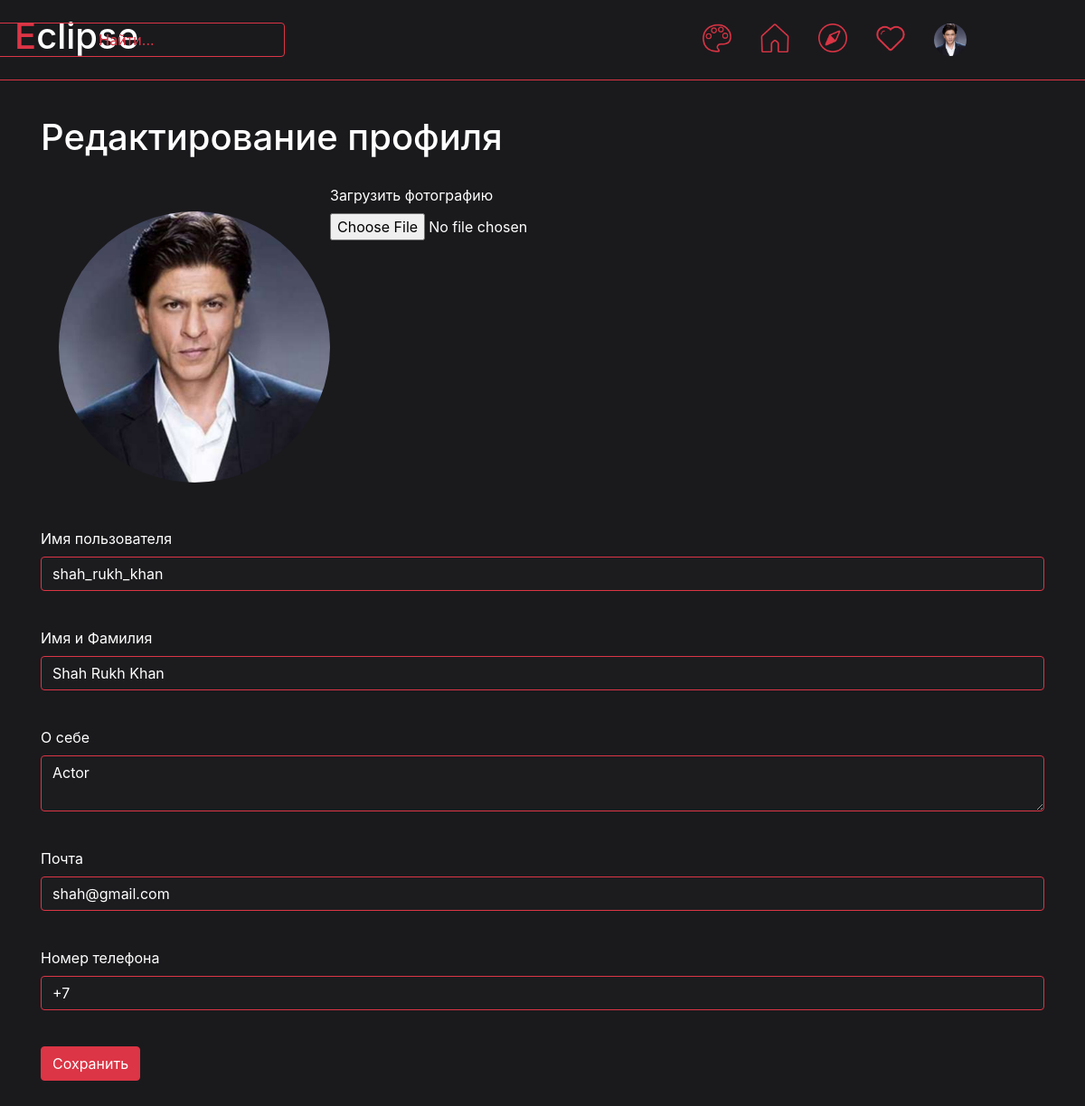
Screenshot of /edit_profile (signed in) with the database file from the repository.
### data/users.py (models this page shows, shortened)
class User(SqlAlchemyBase, UserMixin):
    __tablename__ = 'users'
    id = sqlalchemy.Column(sqlalchemy.Integer,
                           primary_key=True, autoincrement=True)
    name = sqlalchemy.Column(sqlalchemy.String, nullable=True)
    full_name = sqlalchemy.Column(sqlalchemy.String, nullable=True, default='')
    email = sqlalchemy.Column(sqlalchemy.String,
                              index=True, unique=True, nullable=True)
    hashed_password = sqlalchemy.Column(sqlalchemy.String, nullable=True)
    phone = sqlalchemy.Column(sqlalchemy.String, nullable=True, default='+7 ')
    about = sqlalchemy.Column(sqlalchemy.String, nullable=True)
    filename_photo = sqlalchemy.Column(sqlalchemy.String, nullable=True, default='user_data/profile_photos/default.png')
    created_date = sqlalchemy.Column(sqlalchemy.DateTime,
                                     default=datetime.datetime.now)
    other_data = None
    def load_data(self):
        if os.path.isfile(f'static/user_data/additional_data/user_{self.id}.json'):
            file = open(f'static/user_data/additional_data/user_{self.id}.json', 'r')
            self.other_data = json.load(file)
        else:
            self.save_data()

### main.py (the view, shortened to what this page needs)
@app.route('/edit_profile', methods=['GET', 'POST'])
def edit_profile():     # Редактирование дыннх пользоветеля
    form = EditProfileForm()
    form.name.data = current_user.name
    form.full_name.data = current_user.full_name
    form.about.data = current_user.about
    form.email.data = current_user.email
    form.phone.data = current_user.phone
    current_user.load_data()
    user_data = current_user.other_data
    return render_template('edit_profile.html', title='Изменить профиль', theme=get_theme(), form=form, user_data=user_data)

### forms/users.py
class EditProfileForm(FlaskForm):
    file = FileField('Загрузить фотографию')
    name = StringField('Имя пользователя', validators=[DataRequired()])
    full_name = StringField('Имя и Фамилия', validators=[DataRequired()])
    about = TextAreaField('О себе', validators=[DataRequired()])
    email = EmailField('Почта', validators=[DataRequired()])
    phone = StringField('Номер телефона', default='+7 ')
    submit = SubmitField('Сохранить')

### data/db_session.py (called while the page is built)
def create_session() -> Session:
    global __factory
    return __factory()

### main.py (called while the page is built)
def get_theme():    # Возвращает текушую тему
    return themes[int(request.cookies.get("theme_index", 0))]

@login_manager.user_loader
def load_user(user_id):
    db_sess = db_session.create_session()
    return db_sess.query(User).get(user_id)

### templates/edit_profile.html (shortened to what this page needs)
{% extends "base.html" %}
{% block content %}
    <div class="album py-5">
        <form action="" method="post" class="container" enctype="multipart/form-data">
            <h1 class="white">Редактирование профиля</h1>
            <nav class="nav container" style="padding: 20px">
                <li class="nav-item">
                    <img src="{{ url_for('static', filename=current_user.filename_photo) }}" width="300" height="300" class="rounded-circle" style="margin-top: 30px;">
                </li>
                <li class="nav-item">
                    {{ form.file.label(class="white") }}<br>
                    {{ form.file(class="white") }}<br>
                </li>
            </nav>
            <p style="margin-top: 30px;">
                {{ form.name.label(class="white") }}<br>
                {{ form.name(class="form-control black-form") }}<br>
            </p>
            <p>
                {{ form.full_name.label(class="white") }}<br>
                {{ form.full_name(class="form-control black-form") }}<br>
            </p>
            <p>
                {{ form.about.label(class="white") }}<br>
                {{ form.about(class="form-control black-form") }}<br>
            </p>
            <p>
                {{ form.email.label(class="white") }}<br>
                {{ form.email(class="form-control black-form", type="email") }}<br>
            </p>
            <p>
                {{ form.phone.label(class="white") }}<br>
                {{ form.phone(class="form-control black-form") }}<br>
            </p>
            <p>{{ form.submit(type="submit", class="btn btn-" + theme.style) }}</p>
        </form>
    </div>
{% endblock %}

### templates/base.html (shortened to what this page needs)
<!doctype html>
<html lang="en">
<head>
    <link rel="stylesheet"
          href="https://stackpath.bootstrapcdn.com/bootstrap/4.4.1/css/bootstrap.min.css"
>
    <link rel="stylesheet" href="{{ url_for('static', filename=theme.css_file) }}">
</head>
<body>
<header class="p-3 mb-3 border-bottom border-{{theme.style}}" style="background-color: {{theme.background_color}}; position: fixed; width: 1920px; z-index: 1">
    <div class="d-flex flex-wrap align-items-center justify-content-center justify-content-lg-start">
        {% if current_user.is_authenticated %}
            <h1 style="color: {{theme.color}}">E<span class="white">clipse</span></h1>
              <a href="/search" class="col-12 col-lg-auto mb-3 mb-lg-0 me-lg-3" style="width: 350px; position: fixed; right: 900px;">
                  <button type="button" class="btn btn-outline-{{theme.style}}" style="width: 350px;">Найти...</button>
              </a>
            <ul class="nav col-12 col-lg-auto me-lg-auto mb-2 justify-content-center mb-md-0" style="position: fixed; right: 100px;">
                <li><a href="/change_theme" class="nav-link px-3">
                    <img src="{{ url_for('static', filename='icons/' + theme.icon_name + 'circle.png') }}" width="32" height="32">
                </a></li>
                <li><a href="/home" class="nav-link px-3">
                    {% if request.path == "/home" %}
                        <img src="{{ url_for('static', filename='icons/' + theme.icon_name + 'home_true.png') }}" width="32" height="32">
                    {% else %}
                        <img src="{{ url_for('static', filename='icons/' + theme.icon_name + 'home_false.png') }}" width="32" height="32">
                    {% endif %}
                </a></li>
                <li><a href="/explore" class="nav-link px-3">
                    {% if request.path == "/explore" %}
                        <img src="{{ url_for('static', filename='icons/' + theme.icon_name + 'explore_true.png') }}" width="32" height="32">
                    {% else %}
                        <img src="{{ url_for('static', filename='icons/' + theme.icon_name + 'explore_false.png') }}" width="32" height="32">
                    {% endif %}
                </a></li>
                <li><a href="/notification" class="nav-link px-3">
                    {% if request.path == "/notification" %}
                        <img src="{{ url_for('static', filename='icons/' + theme.icon_name + 'like_true.png') }}" width="32" height="32">
                    {% else %}
                        <img src="{{ url_for('static', filename='icons/' + theme.icon_name + 'like_false.png') }}" width="32" height="32">
                    {% endif %}
                </a></li>
                <li><a href="/profile/{{ current_user.name }}" class="nav-link px-3">
                    <img src="{{ url_for('static', filename=current_user.filename_photo) }}" width="36" height="36" class="rounded-circle">
                </a></li>
            </ul>
        {% else %}
            <p>
                <a class="btn btn-primary" href="/register">Зарегистрироваться</a>
                <a class="btn btn-success" href="/login">Войти</a>
            </p>
        {% endif %}
    </div>
</header>
<main role="main" class="container" style="background-color: {{theme.background_color}}; position: relative; top: 80px; max-width: 1920px; min-height: 1000px">
    {% block content %}
    {% endblock %}
</main>
</body>
</html>

### static/css/red_dark.css (style rules this page uses)
.white { color: #ffffff }
.black-form { background-color: #1c1c1f; border-color: #dc3545; color: #ffffff; }

### rows the page displays
User: filename_photo (picture), name "shah_rukh_khan", full_name "Shah Rukh Khan", about "Actor", email "shah@gmail.com", phone "+7"
